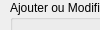
      <widget class="QWidget" name="page_14">
       <property name="geometry">
        <rect>
         <x>0</x>
         <y>0</y>
         <width>100</width>
         <height>30</height>
        </rect>
       </property>
       <attribute name="label">
        <string>Coordonnées Lieux/Zones en fonction des Vues</string>
       </attribute>
       <widget class="QGroupBox" name="groupBox">
        <property name="geometry">
         <rect>
          <x>10</x>
          <y>0</y>
          <width>435</width>
          <height>391</height>
         </rect>
        </property>
        <property name="title">
         <string>Ajouter ou Modifier Coordonnées</string>
        </property>
        <widget class="QLabel" name="label_160">
         <property name="geometry">
          <rect>
           <x>10</x>
           <y>220</y>
           <width>251</width>
           <height>16</height>
          </rect>
         </property>
         <property name="font">
          <font>
           <weight>75</weight>
           <bold>true</bold>
           <underline>false</underline>
          </font>
         </property>
         <property name="text">
          <string>Numéro de Lieu lié à cette zone</string>
         </property>
        </widget>
        <widget class="QLineEdit" name="lEditPositionNumLieu">
         <property name="geometry">
          <rect>
           <x>240</x>
           <y>215</y>
           <width>113</width>
           <height>22</height>
          </rect>
         </property>
         <property name="cursor">
          <cursorShape>ForbiddenCursor</cursorShape>
         </property>
         <property name="readOnly">
          <bool>true</bool>
         </property>
        </widget>
        <widget class="QLabel" name="label_164">
         <property name="geometry">
          <rect>
           <x>10</x>
           <y>30</y>
           <width>251</width>
           <height>16</height>
          </rect>
         </property>
         <property name="font">
          <font>
           <weight>75</weight>
           <bold>true</bold>
           <underline>true</underline>
          </font>
         </property>
         <property name="text">
          <string>Choisir le numéro de Vue ci-contre</string>
         </property>
        </widget>
        <widget class="QComboBox" name="cBoxPositionNumVue">
         <property name="geometry">
          <rect>
           <x>260</x>
           <y>25</y>
           <width>170</width>
           <height>23</height>
          </rect>
         </property>
        </widget>
        <widget class="QLabel" name="label_165">
         <property name="geometry">
          <rect>
           <x>10</x>
           <y>50</y>
           <width>231</width>
           <height>16</height>
          </rect>
         </property>
         <property name="text">
          <string>Informations concernant cette vue :</string>
         </property>
        </widget>
        <widget class="QTextEdit" name="txtPositionInfoVue">
         <property name="geometry">
          <rect>
           <x>240</x>
           <y>50</y>
           <width>191</width>
           <height>40</height>
          </rect>
         </property>
         <property name="cursor" stdset="0">
          <cursorShape>ForbiddenCursor</cursorShape>
         </property>
         <property name="readOnly">
          <bool>true</bool>
         </property>
        </widget>
        <widget class="QLabel" name="label_159">
         <property name="geometry">
          <rect>
           <x>10</x>
           <y>100</y>
           <width>251</width>
           <height>16</height>
          </rect>
         </property>
         <property name="font">
          <font>
           <weight>75</weight>
           <bold>true</bold>
           <underline>true</underline>
          </font>
         </property>
         <property name="text">
          <string>Choisir le numéro de Zone ci-contre</string>
         </property>
        </widget>
        <widget class="QComboBox" name="cBoxPositionNumZone">
         <property name="geometry">
          <rect>
           <x>260</x>
           <y>95</y>
           <width>170</width>
           <height>23</height>
          </rect>
         </property>
        </widget>
        <widget class="QLabel" name="label_161">
         <property name="geometry">
          <rect>
           <x>10</x>
           <y>125</y>
           <width>231</width>
           <height>16</height>
          </rect>
         </property>
         <property name="text">
          <string>Informations concernant cette zone :</string>
         </property>
        </widget>
        <widget class="QTextEdit" name="txtPositionInfoZone">
         <property name="geometry">
          <rect>
           <x>240</x>
           <y>120</y>
           <width>191</width>
           <height>40</height>
          </rect>
         </property>
         <property name="cursor" stdset="0">
          <cursorShape>ForbiddenCursor</cursorShape>
         </property>
         <property name="readOnly">
          <bool>true</bool>
         </property>
        </widget>
        <widget class="QLabel" name="label_166">
         <property name="geometry">
          <rect>
           <x>10</x>
           <y>285</y>
           <width>251</width>
           <height>16</height>
          </rect>
         </property>
         <property name="font">
          <font>
           <weight>75</weight>
           <bold>true</bold>
           <underline>true</underline>
          </font>
         </property>
         <property name="text">
          <string>Indiquer la position de ce Lieu</string>
         </property>
        </widget>
        <widget class="QLineEdit" name="lEditPositionLieuX">
         <property name="geometry">
          <rect>
           <x>250</x>
           <y>285</y>
           <width>50</width>
           <height>22</height>
          </rect>
         </property>
        </widget>
        <widget class="QLineEdit" name="lEditPositionLieuY">
         <property name="geometry">
          <rect>
           <x>340</x>
           <y>285</y>
           <width>50</width>
           <height>22</height>
          </rect>
         </property>
        </widget>
        <widget class="QLabel" name="label_162">
         <property name="geometry">
          <rect>
           <x>10</x>
           <y>240</y>
           <width>231</width>
           <height>16</height>
          </rect>
         </property>
         <property name="text">
          <string>Informations concernant ce lieu :</string>
         </property>
        </widget>
        <widget class="QTextEdit" name="txtPositionInfoLieu">
         <property name="geometry">
          <rect>
           <x>240</x>
           <y>240</y>
           <width>191</width>
           <height>30</height>
          </rect>
         </property>
         <property name="cursor" stdset="0">
          <cursorShape>ForbiddenCursor</cursorShape>
         </property>
         <property name="readOnly">
          <bool>true</bool>
         </property>
        </widget>
        <widget class="QLabel" name="label_163">
         <property name="geometry">
          <rect>
           <x>10</x>
           <y>165</y>
           <width>251</width>
           <height>16</height>
          </rect>
         </property>
         <property name="font">
          <font>
           <weight>75</weight>
           <bold>true</bold>
           <underline>true</underline>
          </font>
         </property>
         <property name="text">
          <string>Indiquer la position de cette Zone</string>
         </property>
        </widget>
        <widget class="QLineEdit" name="lEditPositionZoneXA">
         <property name="geometry">
          <rect>
           <x>240</x>
           <y>165</y>
           <width>50</width>
           <height>22</height>
          </rect>
         </property>
         <property name="text">
          <string/>
         </property>
        </widget>
        <widget class="QLineEdit" name="lEditPositionZoneYA">
         <property name="geometry">
          <rect>
           <x>330</x>
           <y>165</y>
           <width>50</width>
           <height>22</height>
          </rect>
         </property>
         <property name="text">
          <string/>
         </property>
        </widget>
        <widget class="QLabel" name="label_167">
         <property name="geometry">
          <rect>
           <x>300</x>
           <y>290</y>
           <width>16</width>
           <height>16</height>
          </rect>
         </property>
         <property name="text">
          <string>x</string>
         </property>
        </widget>
        <widget class="QLabel" name="label_168">
         <property name="geometry">
          <rect>
           <x>390</x>
           <y>290</y>
           <width>16</width>
           <height>16</height>
          </rect>
         </property>
         <property name="text">
          <string>y</string>
         </property>
        </widget>
        <widget class="QLineEdit" name="lEditPositionZoneXB">
         <property name="geometry">
          <rect>
           <x>240</x>
           <y>185</y>
           <width>50</width>
           <height>22</height>
          </rect>
         </property>
         <property name="text">
          <string/>
         </property>
        </widget>
        <widget class="QLineEdit" name="lEditPositionZoneYB">
         <property name="geometry">
          <rect>
           <x>330</x>
           <y>185</y>
           <width>50</width>
           <height>22</height>
          </rect>
         </property>
         <property name="text">
          <string/>
         </property>
        </widget>
        <widget class="QLabel" name="label_169">
         <property name="geometry">
          <rect>
           <x>290</x>
           <y>170</y>
           <width>21</width>
           <height>16</height>
          </rect>
         </property>
         <property name="text">
          <string>xA</string>
         </property>
        </widget>
        <widget class="QLabel" name="label_170">
         <property name="geometry">
          <rect>
           <x>290</x>
           <y>190</y>
           <width>21</width>
           <height>16</height>
          </rect>
         </property>
         <property name="text">
          <string>xB</string>
         </property>
        </widget>
        <widget class="QLabel" name="label_171">
         <property name="geometry">
          <rect>
           <x>380</x>
           <y>170</y>
           <width>21</width>
           <height>16</height>
          </rect>
         </property>
         <property name="text">
          <string>yA</string>
         </property>
        </widget>
        <widget class="QLabel" name="label_172">
         <property name="geometry">
          <rect>
           <x>380</x>
           <y>190</y>
           <width>21</width>
           <height>16</height>
          </rect>
         </property>
         <property name="text">
          <string>yB</string>
         </property>
        </widget>
        <widget class="QPushButton" name="btAnnulerPosition">
         <property name="geometry">
          <rect>
           <x>220</x>
           <y>350</y>
           <width>100</width>
           <height>30</height>
          </rect>
         </property>
         <property name="text">
          <string>Annuler</string>
         </property>
         <property name="icon">
          <iconset>
           <normaloff>ressources/ButtonClose.png</normaloff>ressources/ButtonClose.png</iconset>
         </property>
        </widget>
        <widget class="QPushButton" name="btOkPosition">
         <property name="geometry">
          <rect>
           <x>320</x>
           <y>350</y>
           <width>100</width>
           <height>30</height>
          </rect>
         </property>
         <property name="text">
          <string>Confirmer</string>
         </property>
         <property name="icon">
          <iconset>
           <normaloff>ressources/bt_ok.png</normaloff>ressources/bt_ok.png</iconset>
         </property>
        </widget>
        <widget class="QLabel" name="label_187">
         <property name="geometry">
          <rect>
           <x>60</x>
           <y>310</y>
           <width>51</width>
           <height>61</height>
          </rect>
         </property>
         <property name="text">
          <string/>
         </property>
         <property name="pixmap">
          <pixmap>ressources/new.png</pixmap>
         </property>
        </widget>
        <widget class="QLabel" name="label_188">
         <property name="geometry">
          <rect>
           <x>120</x>
           <y>320</y>
           <width>51</width>
           <height>51</height>
          </rect>
         </property>
         <property name="text">
          <string/>
         </property>
         <property name="pixmap">
          <pixmap>ressources/modifier.png</pixmap>
         </property>
        </widget>
       </widget>
       <widget class="QGroupBox" name="groupBox_2">
        <property name="geometry">
         <rect>
          <x>440</x>
          <y>0</y>
          <width>435</width>
          <height>391</height>
         </rect>
        </property>
        <property name="title">
         <string>Supprimer Coordonnées</string>
        </property>
        <widget class="QLabel" name="label_173">
         <property name="geometry">
          <rect>
           <x>10</x>
           <y>220</y>
           <width>251</width>
           <height>16</height>
          </rect>
         </property>
         <property name="font">
          <font>
           <weight>75</weight>
           <bold>true</bold>
           <underline>false</underline>
          </font>
         </property>
         <property name="text">
          <string>Numéro de Lieu lié à cette zone</string>
         </property>
        </widget>
        <widget class="QLineEdit" name="lEditPositionSuppNumLieu">
         <property name="geometry">
          <rect>
           <x>240</x>
           <y>215</y>
           <width>113</width>
           <height>22</height>
          </rect>
         </property>
         <property name="cursor">
          <cursorShape>ForbiddenCursor</cursorShape>
         </property>
         <property name="readOnly">
          <bool>true</bool>
         </property>
        </widget>
        <widget class="QLabel" name="label_174">
         <property name="geometry">
          <rect>
           <x>10</x>
           <y>30</y>
           <width>251</width>
           <height>16</height>
          </rect>
         </property>
         <property name="font">
          <font>
           <weight>75</weight>
           <bold>true</bold>
           <underline>true</underline>
          </font>
         </property>
         <property name="text">
          <string>Choisir le numéro de Vue ci-contre</string>
         </property>
        </widget>
        <widget class="QComboBox" name="cBoxPositionSuppNumVue">
         <property name="geometry">
          <rect>
           <x>260</x>
           <y>25</y>
           <width>170</width>
           <height>23</height>
          </rect>
         </property>
        </widget>
        <widget class="QLabel" name="label_175">
         <property name="geometry">
          <rect>
           <x>10</x>
           <y>50</y>
           <width>231</width>
           <height>16</height>
          </rect>
         </property>
         <property name="text">
          <string>Informations concernant cette vue :</string>
         </property>
        </widget>
        <widget class="QTextEdit" name="txtPositionSuppInfoVue">
         <property name="geometry">
          <rect>
           <x>240</x>
           <y>50</y>
           <width>191</width>
           <height>40</height>
          </rect>
         </property>
         <property name="cursor" stdset="0">
          <cursorShape>ForbiddenCursor</cursorShape>
         </property>
         <property name="readOnly">
          <bool>true</bool>
         </property>
        </widget>
        <widget class="QLabel" name="label_176">
         <property name="geometry">
          <rect>
           <x>10</x>
           <y>100</y>
           <width>251</width>
           <height>16</height>
          </rect>
         </property>
         <property name="font">
          <font>
           <weight>75</weight>
           <bold>true</bold>
           <underline>true</underline>
          </font>
         </property>
         <property name="text">
          <string>Choisir le numéro de Zone ci-contre</string>
         </property>
        </widget>
        <widget class="QComboBox" name="cBoxPositionSuppNumZone">
         <property name="geometry">
          <rect>
           <x>260</x>
           <y>95</y>
           <width>170</width>
           <height>23</height>
          </rect>
         </property>
        </widget>
        <widget class="QLabel" name="label_177">
         <property name="geometry">
          <rect>
           <x>10</x>
           <y>125</y>
           <width>231</width>
           <height>16</height>
          </rect>
         </property>
         <property name="text">
          <string>Informations concernant cette zone :</string>
         </property>
        </widget>
        <widget class="QTextEdit" name="txtPositionSuppInfoZone">
         <property name="geometry">
          <rect>
           <x>240</x>
           <y>120</y>
           <width>191</width>
           <height>40</height>
          </rect>
         </property>
         <property name="cursor" stdset="0">
          <cursorShape>ForbiddenCursor</cursorShape>
         </property>
         <property name="readOnly">
          <bool>true</bool>
         </property>
        </widget>
        <widget class="QLabel" name="label_178">
         <property name="geometry">
          <rect>
           <x>10</x>
           <y>285</y>
           <width>251</width>
           <height>16</height>
          </rect>
         </property>
         <property name="font">
          <font>
           <weight>75</weight>
           <bold>true</bold>
           <underline>false</underline>
          </font>
         </property>
         <property name="text">
          <string>Position de ce Lieu</string>
         </property>
        </widget>
        <widget class="QLineEdit" name="lEditPositionSuppLieuX">
         <property name="geometry">
          <rect>
           <x>250</x>
           <y>285</y>
           <width>50</width>
           <height>22</height>
          </rect>
         </property>
         <property name="cursor">
          <cursorShape>ForbiddenCursor</cursorShape>
         </property>
         <property name="readOnly">
          <bool>true</bool>
         </property>
        </widget>
        <widget class="QLineEdit" name="lEditPositionSuppLieuY">
         <property name="geometry">
          <rect>
           <x>340</x>
           <y>285</y>
           <width>50</width>
           <height>22</height>
          </rect>
         </property>
         <property name="cursor">
          <cursorShape>ForbiddenCursor</cursorShape>
         </property>
         <property name="readOnly">
          <bool>true</bool>
         </property>
        </widget>
        <widget class="QLabel" name="label_179">
         <property name="geometry">
          <rect>
           <x>10</x>
           <y>240</y>
           <width>231</width>
           <height>16</height>
          </rect>
         </property>
         <property name="text">
          <string>Informations concernant ce lieu :</string>
         </property>
        </widget>
        <widget class="QTextEdit" name="txtPositionSuppInfoLieu">
         <property name="geometry">
          <rect>
           <x>240</x>
           <y>240</y>
           <width>191</width>
           <height>30</height>
          </rect>
         </property>
         <property name="cursor" stdset="0">
          <cursorShape>ForbiddenCursor</cursorShape>
         </property>
         <property name="readOnly">
          <bool>true</bool>
         </property>
        </widget>
        <widget class="QLabel" name="label_180">
         <property name="geometry">
          <rect>
           <x>10</x>
           <y>165</y>
           <width>251</width>
           <height>16</height>
          </rect>
         </property>
         <property name="font">
          <font>
           <weight>75</weight>
           <bold>true</bold>
           <underline>false</underline>
          </font>
         </property>
         <property name="text">
          <string>Position de cette Zone</string>
         </property>
        </widget>
        <widget class="QLineEdit" name="lEditPositionSuppZoneXA">
         <property name="geometry">
          <rect>
           <x>240</x>
           <y>165</y>
           <width>50</width>
           <height>22</height>
          </rect>
         </property>
         <property name="cursor">
          <cursorShape>ForbiddenCursor</cursorShape>
         </property>
         <property name="text">
          <string/>
         </property>
         <property name="readOnly">
          <bool>true</bool>
         </property>
        </widget>
        <widget class="QLineEdit" name="lEditPositionSuppZoneYA">
         <property name="geometry">
          <rect>
           <x>330</x>
           <y>165</y>
           <width>50</width>
           <height>22</height>
          </rect>
         </property>
         <property name="cursor">
          <cursorShape>ForbiddenCursor</cursorShape>
         </property>
         <property name="text">
          <string/>
         </property>
         <property name="readOnly">
          <bool>true</bool>
         </property>
        </widget>
        <widget class="QLabel" name="label_181">
         <property name="geometry">
          <rect>
           <x>300</x>
           <y>290</y>
           <width>16</width>
           <height>16</height>
          </rect>
         </property>
         <property name="text">
          <string>x</string>
         </property>
        </widget>
        <widget class="QLabel" name="label_182">
         <property name="geometry">
          <rect>
           <x>390</x>
           <y>290</y>
           <width>16</width>
           <height>16</height>
          </rect>
         </property>
         <property name="text">
          <string>y</string>
         </property>
        </widget>
        <widget class="QLineEdit" name="lEditPositionSuppZoneXB">
         <property name="geometry">
          <rect>
           <x>240</x>
           <y>185</y>
           <width>50</width>
           <height>22</height>
          </rect>
         </property>
         <property name="cursor">
          <cursorShape>ForbiddenCursor</cursorShape>
         </property>
         <property name="text">
          <string/>
         </property>
         <property name="readOnly">
          <bool>true</bool>
         </property>
        </widget>
        <widget class="QLineEdit" name="lEditPositionSuppZoneYB">
         <property name="geometry">
          <rect>
           <x>330</x>
           <y>185</y>
           <width>50</width>
           <height>22</height>
          </rect>
         </property>
         <property name="cursor">
          <cursorShape>ForbiddenCursor</cursorShape>
         </property>
         <property name="text">
          <string/>
         </property>
         <property name="readOnly">
          <bool>true</bool>
         </property>
        </widget>
        <widget class="QLabel" name="label_183">
         <property name="geometry">
          <rect>
           <x>290</x>
           <y>170</y>
           <width>21</width>
           <height>16</height>
          </rect>
         </property>
         <property name="text">
          <string>xA</string>
         </property>
        </widget>
        <widget class="QLabel" name="label_184">
         <property name="geometry">
          <rect>
           <x>290</x>
           <y>190</y>
           <width>21</width>
           <height>16</height>
          </rect>
         </property>
         <property name="text">
          <string>xB</string>
         </property>
        </widget>
        <widget class="QLabel" name="label_185">
         <property name="geometry">
          <rect>
           <x>380</x>
           <y>170</y>
           <width>21</width>
           <height>16</height>
          </rect>
         </property>
         <property name="text">
          <string>yA</string>
         </property>
        </widget>
        <widget class="QLabel" name="label_186">
         <property name="geometry">
          <rect>
           <x>380</x>
           <y>190</y>
           <width>21</width>
           <height>16</height>
          </rect>
         </property>
         <property name="text">
          <string>yB</string>
         </property>
        </widget>
        <widget class="QPushButton" name="btAnnulerPositionSupp">
         <property name="geometry">
          <rect>
           <x>220</x>
           <y>350</y>
           <width>100</width>
           <height>30</height>
          </rect>
         </property>
         <property name="text">
          <string>Annuler</string>
         </property>
         <property name="icon">
          <iconset>
           <normaloff>ressources/ButtonClose.png</normaloff>ressources/ButtonClose.png</iconset>
         </property>
        </widget>
        <widget class="QPushButton" name="btOkPositionSupp">
         <property name="geometry">
          <rect>
           <x>320</x>
           <y>350</y>
           <width>100</width>
           <height>30</height>
          </rect>
         </property>
         <property name="text">
          <string>Confirmer</string>
         </property>
         <property name="icon">
          <iconset>
           <normaloff>ressources/bt_ok.png</normaloff>ressources/bt_ok.png</iconset>
         </property>
        </widget>
        <widget class="QLabel" name="label_189">
         <property name="geometry">
          <rect>
           <x>80</x>
           <y>310</y>
           <width>51</width>
           <height>61</height>
          </rect>
         </property>
         <property name="text">
          <string/>
         </property>
         <property name="pixmap">
          <pixmap>ressources/supprimer.png</pixmap>
         </property>
        </widget>
       </widget>
      </widget>
